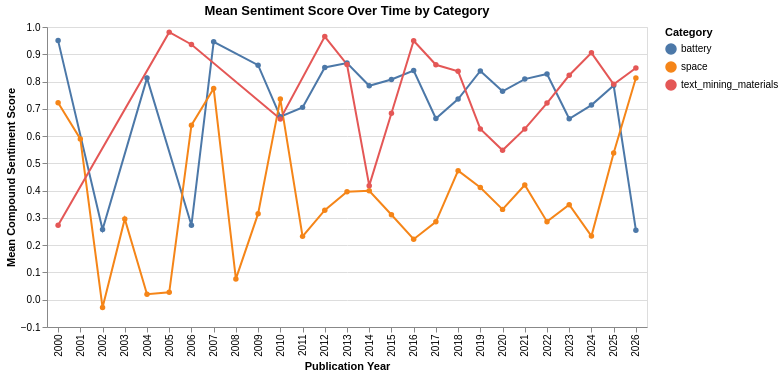

The cell this chart's notebook holds for it:
### Markdown cell above
The stacked bar chart confirms the sentiment differences across categories at the document level. Battery and text mining materials papers are overwhelmingly positive (~92% and ~95% respectively), with very few negative documents. Space papers tell a different story — while still majority positive (71%), they contain a substantially larger proportion of negative papers, ~23%, visible as the prominent red section. This confirms that space research encompasses a broader emotional range, with a significant share of papers discussing failures, hazards, and technical challenges in genuinely negative terms. This chart provides count-level evidence supporting the mean score differences observed in the previous chart.

### Code cell
# --- Chart: Mean Sentiment Over Publication Years ---
# Has the tone of scientific abstracts changed over time?

sentiment_df['Publication Year'] = pd.to_numeric(sentiment_df['Publication Year'], errors='coerce')
yearly = sentiment_df.dropna(subset=['Publication Year'])
yearly = yearly[yearly['Publication Year'] >= 2000]
yearly_mean = yearly.groupby(['Publication Year', 'category'])['compound'].mean().reset_index()

chart_year = alt.Chart(yearly_mean).mark_line(point=True).encode(
    x=alt.X('Publication Year:O', title='Publication Year'),
    y=alt.Y('compound:Q', title='Mean Compound Sentiment Score'),
    color=alt.Color('category:N', legend=alt.Legend(title='Category')),
    tooltip=['Publication Year', 'category', 'compound']
).properties(
    title='Mean Sentiment Score Over Time by Category',
    width=600,
    height=300
)

chart_year

### Figure 1 — Vega specification as saved in the notebook (floating-point values rounded to 4 significant figures)
{"$schema": "https://vega.github.io/schema/vega/v5.json", "data": [{"name": "source_0", "values": [{"Publication Year": 2000.0, "category": "battery", "compound": 0.9501}, {"Publication Year": 2000.0, "category": "space", "compound": 0.7226}, {"Publication Year": 2000.0, "category": "text_mining_materials", "compound": 0.2732}, {"Publication Year": 2001.0, "category": "space", "compound": 0.5898}, {"Publication Year": 2002.0, "category": "battery", "compound": 0.2573}, {"Publication Year": 2002.0, "category": "space", "compound": -0.02883}, {"Publication Year": 2003.0, "category": "space", "compound": 0.2963}, {"Publication Year": 2004.0, "category": "battery", "compound": 0.8126}, {"Publication Year": 2004.0, "category": "space", "compound": 0.02032}, {"Publication Year": 2005.0, "category": "space", "compound": 0.0271}, {"Publication Year": 2005.0, "category": "text_mining_materials", "compound": 0.9812}, {"Publication Year": 2006.0, "category": "battery", "compound": 0.2732}, {"Publication Year": 2006.0, "category": "space", "compound": 0.64}, {"Publication Year": 2006.0, "category": "text_mining_materials", "compound": 0.936}, {"Publication Year": 2007.0, "category": "battery", "compound": 0.9456}, {"Publication Year": 2007.0, "category": "space", "compound": 0.7742}, {"Publication Year": 2008.0, "category": "space", "compound": 0.07636}, {"Publication Year": 2009.0, "category": "battery", "compound": 0.8601}, {"Publication Year": 2009.0, "category": "space", "compound": 0.3155}, {"Publication Year": 2010.0, "category": "battery", "compound": 0.6709}, {"Publication Year": 2010.0, "category": "space", "compound": 0.7356}, {"Publication Year": 2010.0, "category": "text_mining_materials", "compound": 0.663}, {"Publication Year": 2011.0, "category": "battery", "compound": 0.7053}, {"Publication Year": 2011.0, "category": "space", "compound": 0.2323}, {"Publication Year": 2012.0, "category": "battery", "compound": 0.8516}, {"Publication Year": 2012.0, "category": "space", "compound": 0.3284}, {"Publication Year": 2012.0, "category": "text_mining_materials", "compound": 0.965}, {"Publication Year": 2013.0, "category": "battery", "compound": 0.8676}, {"Publication Year": 2013.0, "category": "space", "compound": 0.3961}, {"Publication Year": 2013.0, "category": "text_mining_materials", "compound": 0.8627}, {"Publication Year": 2014.0, "category": "battery", "compound": 0.7844}, {"Publication Year": 2014.0, "category": "space", "compound": 0.3992}, {"Publication Year": 2014.0, "category": "text_mining_materials", "compound": 0.4183}, {"Publication Year": 2015.0, "category": "battery", "compound": 0.8075}, {"Publication Year": 2015.0, "category": "space", "compound": 0.3114}, {"Publication Year": 2015.0, "category": "text_mining_materials", "compound": 0.6837}, {"Publication Year": 2016.0, "category": "battery", "compound": 0.8404}, {"Publication Year": 2016.0, "category": "space", "compound": 0.2219}, {"Publication Year": 2016.0, "category": "text_mining_materials", "compound": 0.9495}, {"Publication Year": 2017.0, "category": "battery", "compound": 0.6644}, {"Publication Year": 2017.0, "category": "space", "compound": 0.2855}, {"Publication Year": 2017.0, "category": "text_mining_materials", "compound": 0.8615}, {"Publication Year": 2018.0, "category": "battery", "compound": 0.7357}, {"Publication Year": 2018.0, "category": "space", "compound": 0.4732}, {"Publication Year": 2018.0, "category": "text_mining_materials", "compound": 0.8377}, {"Publication Year": 2019.0, "category": "battery", "compound": 0.8389}, {"Publication Year": 2019.0, "category": "space", "compound": 0.4114}, {"Publication Year": 2019.0, "category": "text_mining_materials", "compound": 0.6262}, {"Publication Year": 2020.0, "category": "battery", "compound": 0.7642}, {"Publication Year": 2020.0, "category": "space", "compound": 0.3313}, {"Publication Year": 2020.0, "category": "text_mining_materials", "compound": 0.548}, {"Publication Year": 2021.0, "category": "battery", "compound": 0.809}, {"Publication Year": 2021.0, "category": "space", "compound": 0.4207}, {"Publication Year": 2021.0, "category": "text_mining_materials", "compound": 0.6262}, {"Publication Year": 2022.0, "category": "battery", "compound": 0.8277}, {"Publication Year": 2022.0, "category": "space", "compound": 0.2863}, {"Publication Year": 2022.0, "category": "text_mining_materials", "compound": 0.7209}, {"Publication Year": 2023.0, "category": "battery", "compound": 0.6634}, {"Publication Year": 2023.0, "category": "space", "compound": 0.3483}, {"Publication Year": 2023.0, "category": "text_mining_materials", "compound": 0.823}, {"Publication Year": 2024.0, "category": "battery", "compound": 0.7137}, {"Publication Year": 2024.0, "category": "space", "compound": 0.2333}, {"Publication Year": 2024.0, "category": "text_mining_materials", "compound": 0.9054}, {"Publication Year": 2025.0, "category": "battery", "compound": 0.7852}, {"Publication Year": 2025.0, "category": "space", "compound": 0.538}, {"Publication Year": 2025.0, "category": "text_mining_materials", "compound": 0.7901}, {"Publication Year": 2026.0, "category": "battery", "compound": 0.255}, {"Publication Year": 2026.0, "category": "space", "compound": 0.8131}, {"Publication Year": 2026.0, "category": "text_mining_materials", "compound": 0.8497}]}, {"name": "data_0", "values": [{"Publication Year": 2000.0, "category": "battery", "compound": 0.9501}, {"Publication Year": 2000.0, "category": "space", "compound": 0.7226}, {"Publication Year": 2000.0, "category": "text_mining_materials", "compound": 0.2732}, {"Publication Year": 2001.0, "category": "space", "compound": 0.5898}, {"Publication Year": 2002.0, "category": "battery", "compound": 0.2573}, {"Publication Year": 2002.0, "category": "space", "compound": -0.02883}, {"Publication Year": 2003.0, "category": "space", "compound": 0.2963}, {"Publication Year": 2004.0, "category": "battery", "compound": 0.8126}, {"Publication Year": 2004.0, "category": "space", "compound": 0.02032}, {"Publication Year": 2005.0, "category": "space", "compound": 0.0271}, {"Publication Year": 2005.0, "category": "text_mining_materials", "compound": 0.9812}, {"Publication Year": 2006.0, "category": "battery", "compound": 0.2732}, {"Publication Year": 2006.0, "category": "space", "compound": 0.64}, {"Publication Year": 2006.0, "category": "text_mining_materials", "compound": 0.936}, {"Publication Year": 2007.0, "category": "battery", "compound": 0.9456}, {"Publication Year": 2007.0, "category": "space", "compound": 0.7742}, {"Publication Year": 2008.0, "category": "space", "compound": 0.07636}, {"Publication Year": 2009.0, "category": "battery", "compound": 0.8601}, {"Publication Year": 2009.0, "category": "space", "compound": 0.3155}, {"Publication Year": 2010.0, "category": "battery", "compound": 0.6709}, {"Publication Year": 2010.0, "category": "space", "compound": 0.7356}, {"Publication Year": 2010.0, "category": "text_mining_materials", "compound": 0.663}, {"Publication Year": 2011.0, "category": "battery", "compound": 0.7053}, {"Publication Year": 2011.0, "category": "space", "compound": 0.2323}, {"Publication Year": 2012.0, "category": "battery", "compound": 0.8516}, {"Publication Year": 2012.0, "category": "space", "compound": 0.3284}, {"Publication Year": 2012.0, "category": "text_mining_materials", "compound": 0.965}, {"Publication Year": 2013.0, "category": "battery", "compound": 0.8676}, {"Publication Year": 2013.0, "category": "space", "compound": 0.3961}, {"Publication Year": 2013.0, "category": "text_mining_materials", "compound": 0.8627}, {"Publication Year": 2014.0, "category": "battery", "compound": 0.7844}, {"Publication Year": 2014.0, "category": "space", "compound": 0.3992}, {"Publication Year": 2014.0, "category": "text_mining_materials", "compound": 0.4183}, {"Publication Year": 2015.0, "category": "battery", "compound": 0.8075}, {"Publication Year": 2015.0, "category": "space", "compound": 0.3114}, {"Publication Year": 2015.0, "category": "text_mining_materials", "compound": 0.6837}, {"Publication Year": 2016.0, "category": "battery", "compound": 0.8404}, {"Publication Year": 2016.0, "category": "space", "compound": 0.2219}, {"Publication Year": 2016.0, "category": "text_mining_materials", "compound": 0.9495}, {"Publication Year": 2017.0, "category": "battery", "compound": 0.6644}, {"Publication Year": 2017.0, "category": "space", "compound": 0.2855}, {"Publication Year": 2017.0, "category": "text_mining_materials", "compound": 0.8615}, {"Publication Year": 2018.0, "category": "battery", "compound": 0.7357}, {"Publication Year": 2018.0, "category": "space", "compound": 0.4732}, {"Publication Year": 2018.0, "category": "text_mining_materials", "compound": 0.8377}, {"Publication Year": 2019.0, "category": "battery", "compound": 0.8389}, {"Publication Year": 2019.0, "category": "space", "compound": 0.4114}, {"Publication Year": 2019.0, "category": "text_mining_materials", "compound": 0.6262}, {"Publication Year": 2020.0, "category": "battery", "compound": 0.7642}, {"Publication Year": 2020.0, "category": "space", "compound": 0.3313}, {"Publication Year": 2020.0, "category": "text_mining_materials", "compound": 0.548}, {"Publication Year": 2021.0, "category": "battery", "compound": 0.809}, {"Publication Year": 2021.0, "category": "space", "compound": 0.4207}, {"Publication Year": 2021.0, "category": "text_mining_materials", "compound": 0.6262}, {"Publication Year": 2022.0, "category": "battery", "compound": 0.8277}, {"Publication Year": 2022.0, "category": "space", "compound": 0.2863}, {"Publication Year": 2022.0, "category": "text_mining_materials", "compound": 0.7209}, {"Publication Year": 2023.0, "category": "battery", "compound": 0.6634}, {"Publication Year": 2023.0, "category": "space", "compound": 0.3483}, {"Publication Year": 2023.0, "category": "text_mining_materials", "compound": 0.823}, {"Publication Year": 2024.0, "category": "battery", "compound": 0.7137}, {"Publication Year": 2024.0, "category": "space", "compound": 0.2333}, {"Publication Year": 2024.0, "category": "text_mining_materials", "compound": 0.9054}, {"Publication Year": 2025.0, "category": "battery", "compound": 0.7852}, {"Publication Year": 2025.0, "category": "space", "compound": 0.538}, {"Publication Year": 2025.0, "category": "text_mining_materials", "compound": 0.7901}, {"Publication Year": 2026.0, "category": "battery", "compound": 0.255}, {"Publication Year": 2026.0, "category": "space", "compound": 0.8131}, {"Publication Year": 2026.0, "category": "text_mining_materials", "compound": 0.8497}]}, {"name": "source_0_x_domain_Publication Year_0", "values": [{"Publication Year": 2000.0}, {"Publication Year": 2001.0}, {"Publication Year": 2002.0}, {"Publication Year": 2003.0}, {"Publication Year": 2004.0}, {"Publication Year": 2005.0}, {"Publication Year": 2006.0}, {"Publication Year": 2007.0}, {"Publication Year": 2008.0}, {"Publication Year": 2009.0}, {"Publication Year": 2010.0}, {"Publication Year": 2011.0}, {"Publication Year": 2012.0}, {"Publication Year": 2013.0}, {"Publication Year": 2014.0}, {"Publication Year": 2015.0}, {"Publication Year": 2016.0}, {"Publication Year": 2017.0}, {"Publication Year": 2018.0}, {"Publication Year": 2019.0}, {"Publication Year": 2020.0}, {"Publication Year": 2021.0}, {"Publication Year": 2022.0}, {"Publication Year": 2023.0}, {"Publication Year": 2024.0}, {"Publication Year": 2025.0}, {"Publication Year": 2026.0}]}, {"name": "data_0_x_domain_Publication Year_1", "values": [{"Publication Year": 2000.0}, {"Publication Year": 2001.0}, {"Publication Year": 2002.0}, {"Publication Year": 2003.0}, {"Publication Year": 2004.0}, {"Publication Year": 2005.0}, {"Publication Year": 2006.0}, {"Publication Year": 2007.0}, {"Publication Year": 2008.0}, {"Publication Year": 2009.0}, {"Publication Year": 2010.0}, {"Publication Year": 2011.0}, {"Publication Year": 2012.0}, {"Publication Year": 2013.0}, {"Publication Year": 2014.0}, {"Publication Year": 2015.0}, {"Publication Year": 2016.0}, {"Publication Year": 2017.0}, {"Publication Year": 2018.0}, {"Publication Year": 2019.0}, {"Publication Year": 2020.0}, {"Publication Year": 2021.0}, {"Publication Year": 2022.0}, {"Publication Year": 2023.0}, {"Publication Year": 2024.0}, {"Publication Year": 2025.0}, {"Publication Year": 2026.0}]}, {"name": "source_0_color_domain_category_0", "values": [{"category": "battery"}, {"category": "space"}, {"category": "text_mining_materials"}]}, {"name": "data_0_color_domain_category_1", "values": [{"category": "battery"}, {"category": "space"}, {"category": "text_mining_materials"}]}], "marks": [{"type": "group", "name": "layer_0_pathgroup", "from": {"facet": {"data": "source_0", "name": "faceted_path_layer_0_main", "groupby": ["category"]}}, "encode": {"update": {"width": {"field": {"signal": null, "datum": null, "group": "width", "parent": null}}, "height": {"field": {"signal": null, "datum": null, "group": "height", "parent": null}}}}, "marks": [{"type": "line", "name": "layer_0_marks", "from": {"data": "faceted_path_layer_0_main"}, "sort": {"field": "x"}, "encode": {"update": {"stroke": {"field": "category", "scale": "color"}, "y": {"field": "compound", "scale": "y"}, "defined": {"signal": "isValid(datum[\"compound\"]) && isFinite(+datum[\"compound\"])"}, "x": {"field": "Publication Year", "scale": "x"}, "tooltip": {"signal": "{\"Publication Year\": format(datum[\"Publication Year\"], \"\"), \"category\": isValid(datum[\"category\"]) ? datum[\"category\"] : \"\"+datum[\"category\"], \"compound\": format(datum[\"compound\"], \"\")}"}}}, "style": ["line"]}]}, {"type": "symbol", "name": "layer_1_marks", "from": {"data": "data_0"}, "encode": {"update": {"tooltip": {"signal": "{\"Publication Year\": format(datum[\"Publication Year\"], \"\"), \"category\": isValid(datum[\"category\"]) ? datum[\"category\"] : \"\"+datum[\"category\"], \"compound\": format(datum[\"compound\"], \"\")}"}, "x": {"field": "Publication Year", "scale": "x"}, "y": {"field": "compound", "scale": "y"}, "opacity": {"value": 1}, "fill": {"field": "category", "scale": "color"}}}, "style": ["point"]}], "scales": [{"name": "x", "type": "point", "domain": {"fields": [{"data": "source_0_x_domain_Publication Year_0", "field": "Publication Year"}, {"data": "data_0_x_domain_Publication Year_1", "field": "Publication Year"}], "sort": true}, "range": [0, {"signal": "width"}], "padding": 0.5}, {"name": "y", "type": "linear", "domain": {"fields": [{"data": "source_0", "field": "compound"}, {"data": "data_0", "field": "compound"}]}, "range": [{"signal": "height"}, 0], "nice": true, "zero": true}, {"name": "color", "type": "ordinal", "domain": {"fields": [{"data": "source_0_color_domain_category_0", "field": "category"}, {"data": "data_0_color_domain_category_1", "field": "category"}], "sort": true}, "range": "category"}], "axes": [{"scale": "y", "domain": false, "gridScale": "x", "orient": "left", "ticks": false, "tickCount": {"signal": "ceil(height/40)"}, "zindex": 0, "aria": false, "grid": true, "minExtent": 0, "labels": false, "maxExtent": 0}, {"scale": "x", "labelBaseline": "middle", "labelAlign": "right", "title": "Publication Year", "zindex": 0, "grid": false, "labelAngle": 270, "orient": "bottom"}, {"scale": "y", "orient": "left", "labelOverlap": true, "zindex": 0, "title": "Mean Compound Sentiment Score", "grid": false, "tickCount": {"signal": "ceil(height/40)"}}], "title": {"text": "Mean Sentiment Score Over Time by Category", "frame": "group"}, "background": "white", "height": 300, "legends": [{"title": "Category", "stroke": "color", "symbolType": "circle", "fill": "color", "encode": {"symbols": {"update": {"opacity": {"value": 1}}}}}], "width": 600, "padding": 5, "style": "cell"}
